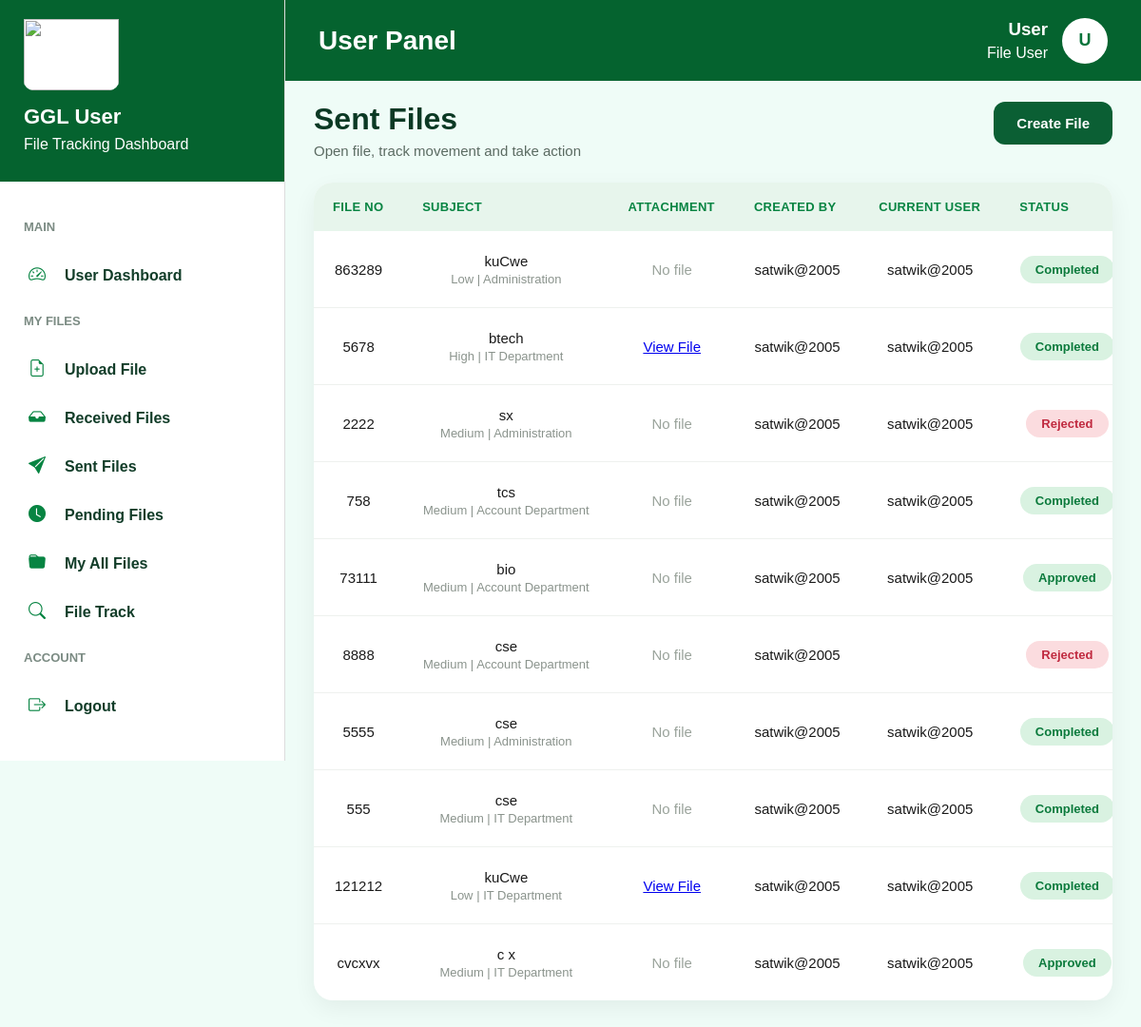
The app's page /sentfiles/ (signed in) with its own data.
### myapp/models.py (models this page shows, shortened)
class Fileupload(models.Model):
    file_no = models.CharField(max_length=100, unique=True)
    subject = models.CharField(max_length=255)
    priority = models.CharField(max_length=50)
    create_user = models.CharField(max_length=100, null=True, blank=True)
    departments = models.CharField(max_length=100, null=True, blank=True)
    current_user = models.CharField(max_length=100, null=True, blank=True)
    file = models.FileField(upload_to='uploads/', null=True, blank=True)
    description = models.TextField(null=True, blank=True)
    remarks = models.TextField(null=True, blank=True)
    status = models.CharField(max_length=20, default='Pending')
    created_at = models.DateTimeField(auto_now_add=True)

### myapp/views.py (the view)
# urls.py: path('sentfiles/', views.sentfiles, name='sentfiles'),
@cache_control(no_cache=True, must_revalidate=True, no_store=True)
def sentfiles(request):
    if 'user_id' not in request.session:
        return redirect('userlogin')
    username = request.session.get('username')
    filedata = Fileupload.objects.filter(create_user=username).filter(
        Q(status__in=['Approved', 'Rejected', 'Completed']) |
        Q(filemovement__isnull=False)
    ).distinct()
    return render(
        request,
        'user/sentfiles.htm',
        {
            'filedata': filedata
        }
    )

### myapp/templates/user/sentfiles.htm (shortened to what this page needs)
{% extends 'user/userlayout.htm' %}
{% block user %}
<div class="page-header">
    <div>
        <h1>Sent Files</h1>
        <p>Open file, track movement and take action</p>
    </div>
    <a href="{% url 'user_create_file' %}" class="create-file-btn">
        Create File
    </a>
</div>
<div class="file-list-container">
    <div class="file-card">
        <div class="file-table-wrapper">
            <table class="file-table">
                <thead>
                    <tr>
                        <th>File No</th>
                        <th>Subject</th>
                        <th>Attachment</th>
                        <th>Created By</th>
                        <th>Current User</th>
                        <th>Status</th>
                    </tr>
                </thead>
                <tbody>
                    {% for data in filedata %}
                    <tr>
                        <td>{{ data.file_no }}</td>
                        <td class="subject-cell">
                            <div class="sub-main">{{ data.subject }}</div>
                            <div class="sub-meta">{{ data.priority }} | {{ data.departments }}</div>
                        </td>
                        <td>
                            {% if data.file %}
                            <a href="{{ data.file.url }}" target="_blank">View File</a>
                            {% else %}
                            <span class="no-file">No file</span>
                            {% endif %}
                        </td>
                        <td>{{ data.create_user }}</td>
                        <td>{{ data.current_user }}</td>
                        <td>
                            {% if data.status == 'Pending' %}
                            <span class="status-badge status-pending">Pending</span>
                            {% elif data.status == 'Approved' or data.status == 'Completed' %}
                            <span class="status-badge status-approved">{{ data.status }}</span>
                            {% elif data.status == 'Rejected' %}
                            <span class="status-badge status-rejected">Rejected</span>
                            {% else %}
                            <span class="status-badge status-pending">{{ data.status }}</span>
                            {% endif %}
                        </td>
                    </tr>
                    {% empty %}
                    <tr>
                        <td colspan="8" class="text-center">No Files Found</td>
                    </tr>
                    {% endfor %}
                </tbody>
            </table>
        </div>
    </div>
</div>
{% endblock %}

### myapp/templates/user/userlayout.htm (style rules this page uses)
* { margin: 0; padding: 0; box-sizing: border-box; }
body { font-family: Arial, sans-serif; background: #effcf7; color: #0b3924; }
table { width: 100%; border-collapse: collapse; }
th { background: #e5f4ec; color: #08733b; padding: 18px; font-size: 13px; text-align: left; }
td { padding: 20px; text-align: center; border-bottom: 1px solid #ddd; color: #111; }

### myapp/templates/user/sentfiles.htm (style rules this page uses)
.page-header { display: flex; align-items: flex-start; justify-content: space-between; margin-bottom: 25px; flex-wrap: wrap; gap: 15px; }
.page-header h1 { font-size: 32px; font-weight: 800; color: #0b3924; margin-bottom: 6px; }
.page-header p { color: #5b6b62; font-size: 15px; }
.create-file-btn { display: inline-flex; align-items: center; gap: 8px; background: #0b5f34; color: #ffffff; text-decoration: none; font-weight: 700; font-size: 15px; padding: 14px 24px; border-radius: 12px; transition: 0.2s; }
.file-list-container { width: 100%; }
.file-card { background: #ffffff; border-radius: 20px; box-shadow: 0 8px 25px rgba(0, 0, 0, 0.06); overflow: hidden; }
.file-table-wrapper { width: 100%; overflow-x: auto; }
.file-table { width: 100%; min-width: 1100px; border-collapse: collapse; }
.file-table thead th { background: #e7f5ec; color: #078442; font-size: 13px; font-weight: 700; letter-spacing: 0.3px; text-transform: uppercase; padding: 18px 20px; text-align: left; white-space: nowrap; border: none; }
.file-table tbody td { padding: 20px; font-size: 15px; color: #1a1a1a; border-bottom: 1px solid #eef1ee; vertical-align: middle; }
.file-table tbody tr:last-child td { border-bottom: none; }
.subject-cell .sub-main { font-weight: 500; color: #1a1a1a; margin-bottom: 3px; }
.subject-cell .sub-meta { font-size: 13px; color: #8a938c; }
.no-file { color: #9aa39b; }
.status-badge { display: inline-block; padding: 7px 16px; border-radius: 999px; font-size: 13px; font-weight: 700; }
.status-approved, .status-completed { background: #d9f2e1; color: #0b7a3c; }
.status-rejected { background: #fbdcdf; color: #c0293f; }

### records on screen
Fileupload: file_no "863289", subject "kuCwe", priority "Low", departments "Administration", file "No file", create_user "satwik@2005", current_user "satwik@2005", status "Completed"
Fileupload: file_no "5678", subject "btech", priority "High", departments "IT Department", create_user "satwik@2005", current_user "satwik@2005", status "Completed"
Fileupload: file_no "2222", subject "sx", priority "Medium", departments "Administration", file "No file", create_user "satwik@2005", current_user "satwik@2005", status "Rejected"
Fileupload: file_no "758", subject "tcs", priority "Medium", departments "Account Department", file "No file", create_user "satwik@2005", current_user "satwik@2005", status "Completed"
Fileupload: file_no "73111", subject "bio", priority "Medium", departments "Account Department", file "No file", create_user "satwik@2005", current_user "satwik@2005", status "Approved"
Fileupload: file_no "8888", subject "cse", priority "Medium", departments "Account Department", file "No file", create_user "satwik@2005", status "Rejected"
Fileupload: file_no "5555", subject "cse", priority "Medium", departments "Administration", file "No file", create_user "satwik@2005", current_user "satwik@2005", status "Completed"
Fileupload: file_no "555", subject "cse", priority "Medium", departments "IT Department", file "No file", create_user "satwik@2005", current_user "satwik@2005", status "Completed"
Fileupload: file_no "121212", subject "kuCwe", priority "Low", departments "IT Department", create_user "satwik@2005", current_user "satwik@2005", status "Completed"
Fileupload: file_no "cvcxvx", subject "c x", priority "Medium", departments "IT Department", file "No file", create_user "satwik@2005", current_user "satwik@2005", status "Approved"
